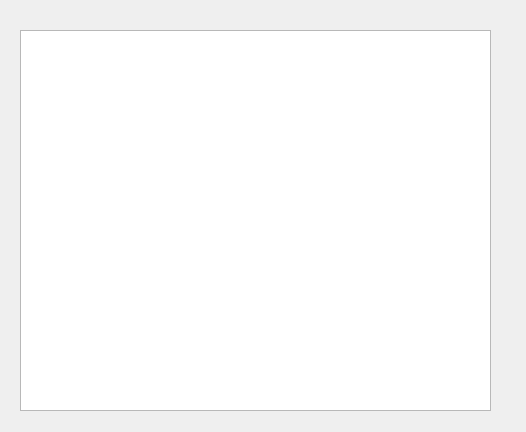
<?xml version="1.0" encoding="UTF-8"?>
<ui version="4.0">
 <class>Sushelist</class>
 <widget class="QWidget" name="Sushelist">
  <property name="geometry">
   <rect>
    <x>0</x>
    <y>0</y>
    <width>526</width>
    <height>432</height>
   </rect>
  </property>
  <property name="windowTitle">
   <string>Form</string>
  </property>
  <widget class="QTableView" name="tableView">
   <property name="geometry">
    <rect>
     <x>20</x>
     <y>30</y>
     <width>471</width>
     <height>381</height>
    </rect>
   </property>
  </widget>
 </widget>
 <resources/>
 <connections/>
</ui>
